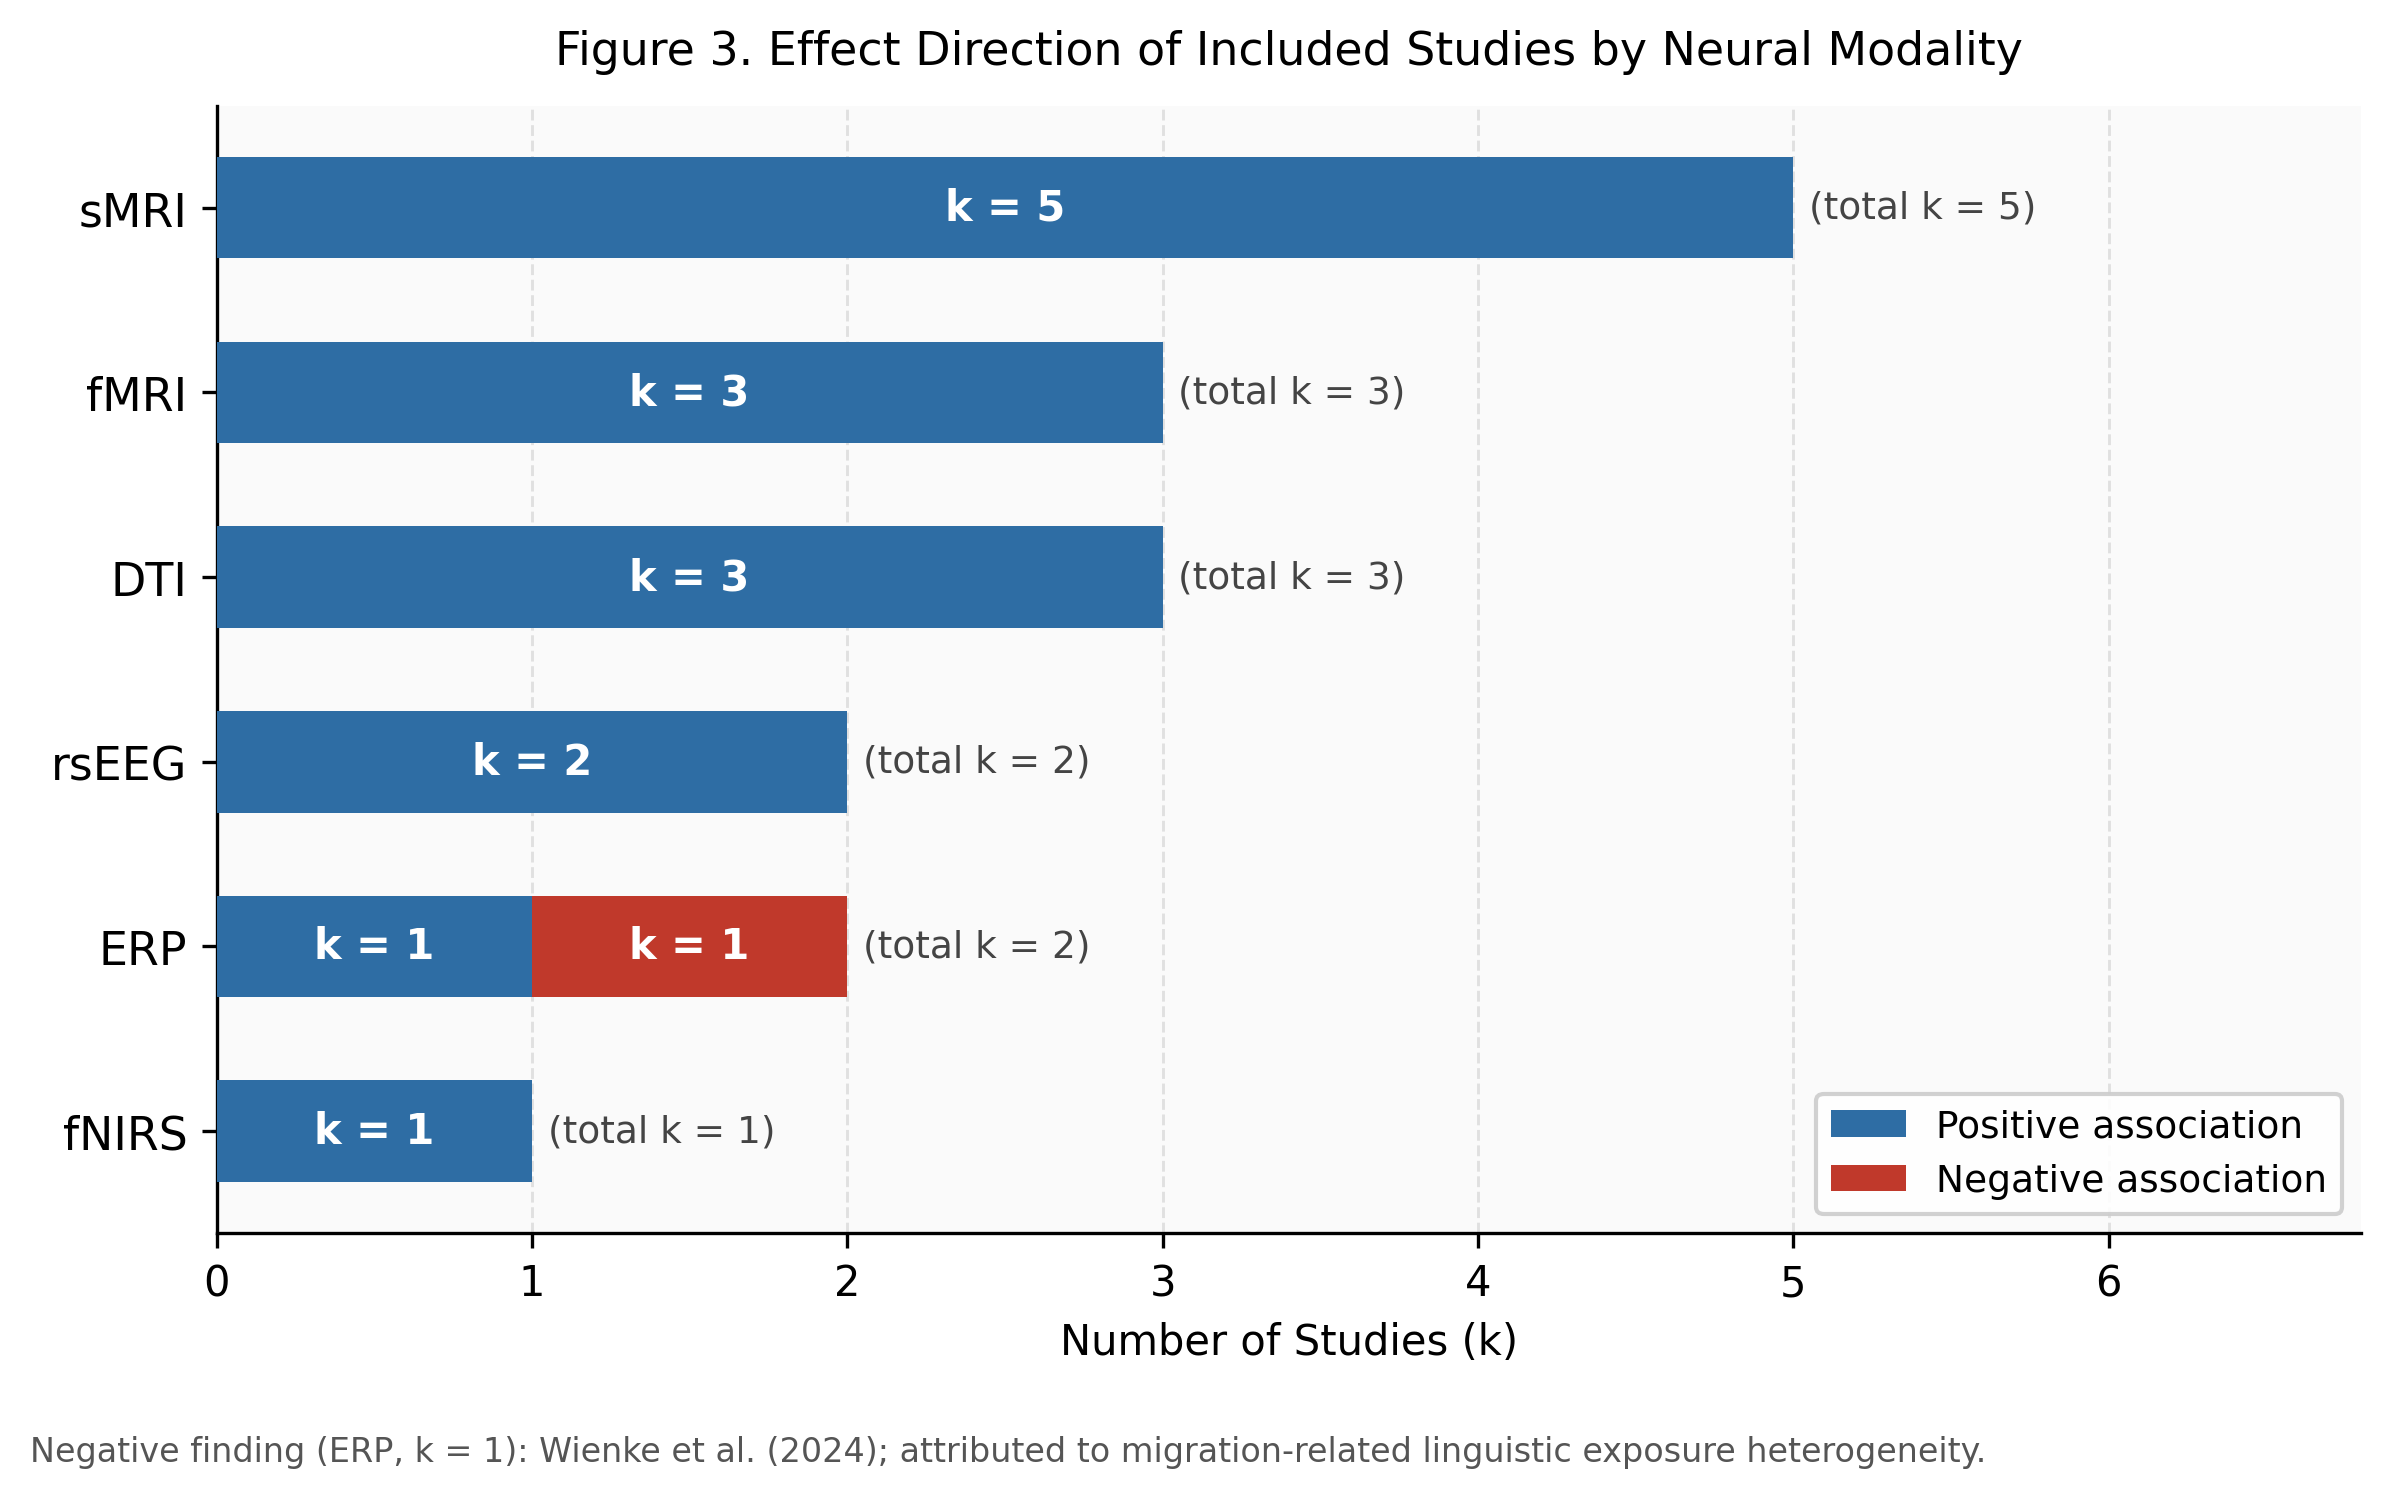

Here is the Python script that generated this plot:
"""
Figure 3: Effect Direction by Neural Modality (Horizontal Stacked Bar)
Paper-02: Parental education and early childhood neural development

Data source: figures/figure3_data.json
Output: figures/figure3_effect_direction.png

Design (oo-cc confirmed 2026-04-10):
- Horizontal stacked bars, one bar per modality
- Ordered bottom-to-top: fNIRS, ERP, rsEEG, DTI, fMRI, sMRI
- Positive=#2E6DA4 (DCN blue), Negative=#C0392B (red)
- Annotate k counts inside bar segments
"""

import json
import numpy as np
import matplotlib
matplotlib.use('Agg')
import matplotlib.pyplot as plt
import os

# ── paths ──────────────────────────────────────────────────────────────────
script_dir = os.path.dirname(os.path.abspath(__file__))
data_path  = os.path.join(script_dir, "figure3_data.json")
out_path   = os.path.join(script_dir, "figure3_effect_direction.png")

# ── load data ──────────────────────────────────────────────────────────────
with open(data_path, encoding="utf-8") as f:
    meta = json.load(f)

row_order = meta["modality_order_bottom_to_top"]  # bottom → top in chart
data_map  = {d["modality"]: d for d in meta["data"]}
colors    = meta["color_mapping"]

# ── build arrays ───────────────────────────────────────────────────────────
modalities = row_order
pos_vals   = [data_map[m]["positive"] for m in modalities]
neg_vals   = [data_map[m]["negative"] for m in modalities]
k_totals   = [data_map[m]["k_total"]  for m in modalities]
y_pos      = np.arange(len(modalities))

# ── figure ─────────────────────────────────────────────────────────────────
fig, ax = plt.subplots(figsize=(8, 5))

bar_pos = ax.barh(y_pos, pos_vals, color=colors["positive"],
                  height=0.55, label="Positive association", zorder=3)
bar_neg = ax.barh(y_pos, neg_vals, left=pos_vals, color=colors["negative"],
                  height=0.55, label="Negative association", zorder=3)

# ── annotate k counts ──────────────────────────────────────────────────────
for i, (p, n, kt) in enumerate(zip(pos_vals, neg_vals, k_totals)):
    # positive segment label
    if p > 0:
        ax.text(p / 2, i, f"k = {p}", ha="center", va="center",
                fontsize=10, color="white", fontweight="bold", zorder=4)
    # negative segment label
    if n > 0:
        ax.text(p + n / 2, i, f"k = {n}", ha="center", va="center",
                fontsize=10, color="white", fontweight="bold", zorder=4)
    # total label to the right of the bar
    ax.text(kt + 0.05, i, f"(total k = {kt})", ha="left", va="center",
            fontsize=9, color="#444444")

# ── axes ───────────────────────────────────────────────────────────────────
ax.set_yticks(y_pos)
ax.set_yticklabels(modalities, fontsize=11)
ax.set_xlim(0, max(k_totals) + 1.8)
ax.set_xlabel("Number of Studies (k)", fontsize=10)
ax.set_title(
    "Figure 3. Effect Direction of Included Studies by Neural Modality",
    fontsize=11, pad=10
)

ax.set_axisbelow(True)
ax.grid(axis="x", color="#e0e0e0", linestyle="--", linewidth=0.7, zorder=1)
ax.set_facecolor("#fafafa")
ax.spines["top"].set_visible(False)
ax.spines["right"].set_visible(False)

# ── legend ─────────────────────────────────────────────────────────────────
ax.legend(loc="lower right", fontsize=9, framealpha=0.9)

# ── footnote ──────────────────────────────────────────────────────────────
fig.text(0.01, 0.01,
         "Negative finding (ERP, k = 1): Wienke et al. (2024); attributed to migration-related linguistic exposure heterogeneity.",
         fontsize=8, color="#555555", va="bottom")

plt.tight_layout(rect=[0, 0.05, 1, 1])
plt.savefig(out_path, dpi=300, bbox_inches="tight", facecolor="white")
plt.close()
print(f"Saved: {out_path}")
